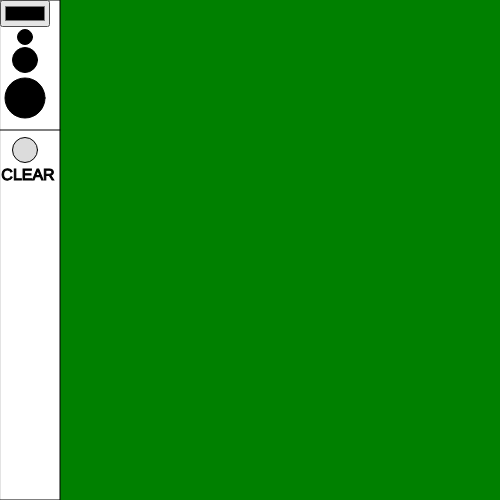
Frame 1 (no input)
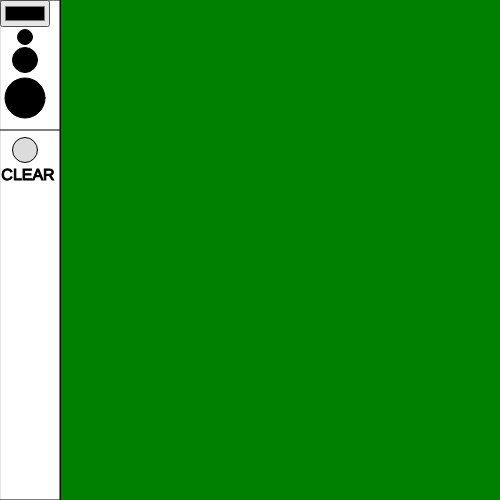
Frame 60 (no input)
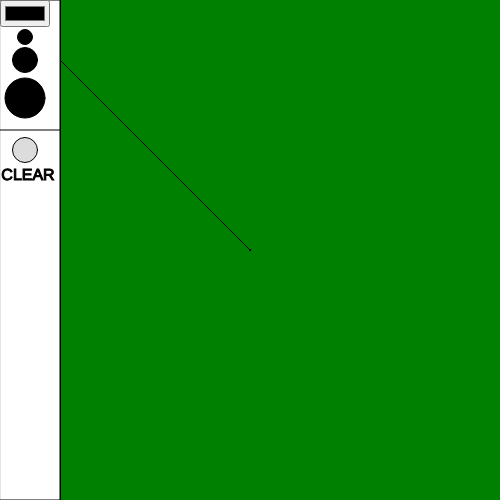
Frame 120 (the mouse pressed at the canvas centre since frame 60)

The p5.js sketch that drew these frames (run headless with seeded random() and noise() and a simulated clock; from frame 60 on, the mouse is pressed at the canvas centre):

// p5.js sketch
// ── sketch.js
let x,y,c,b,s,srect
let dist1, dist2, dist3, clearDist, eraseDist
function setup() {
  createCanvas(500,500)
  y=c='green'
  s=srect='1'
  b='black'
  background(y)
  x = createColorPicker("black");
  x.position(0,0)}

function draw() {
  //toolbar
  fill('white')
  strokeWeight(srect)
  stroke(b)
  rect(0,0,60,500)
  //misc
  print(mouseX,mouseY)
  //strokeweight
  fill(x.color())
  stroke(b)
  strokeWeight(srect)
  ellipse(25,37,15)
  ellipse(25,60,25)
  ellipse(25,98,40)
  //dists
  dist1 = dist(mouseX,mouseY,25,37)
  dist2 = dist(mouseX,mouseY,25,60)
  dist3 = dist(mouseX,mouseY,25,98)
  //logic
  if(dist1<7.5 && mouseIsPressed && mouseButton == LEFT){
    s=1
  }
  if(dist2<12.5 && mouseIsPressed && mouseButton == LEFT){
    s=10
  }
  if(dist3<20 && mouseIsPressed && mouseButton == LEFT){
    s=20
  }
  //separater line
  stroke(b)
  strokeWeight(srect)
  line(0,130,60,130)
  //separater line finish
  //empty canvas
  stroke(b)
  fill('gainsboro')
  strokeWeight(srect)
  ellipse(25,150,25)
  //indicater text
  textAlign(CENTER)
  fill(b)
  textSize(16)
  text("CLEAR",28,180)
  //dists for clear
  clearDist=dist(mouseX,mouseY,25,150)
  //logic
  if(clearDist < 12.5 && mouseIsPressed && mouseButton == LEFT){
    fill(y)
    rect(60,0,500,500)
  }
  //pen creation
  if(mouseIsPressed && mouseButton == LEFT){
    stroke(x.color())
    strokeWeight(s)  
    line(pmouseX,pmouseY,mouseX,mouseY)
  }
  if(mouseIsPressed && mouseButton == RIGHT){
    stroke(y)
    strokeWeight(20)  
    line(pmouseX,pmouseY,mouseX,mouseY)
  }
}

// ── style.css
html, body {
  margin: 0;
  padding: 0;
}
canvas {
  display: block;
}
a
